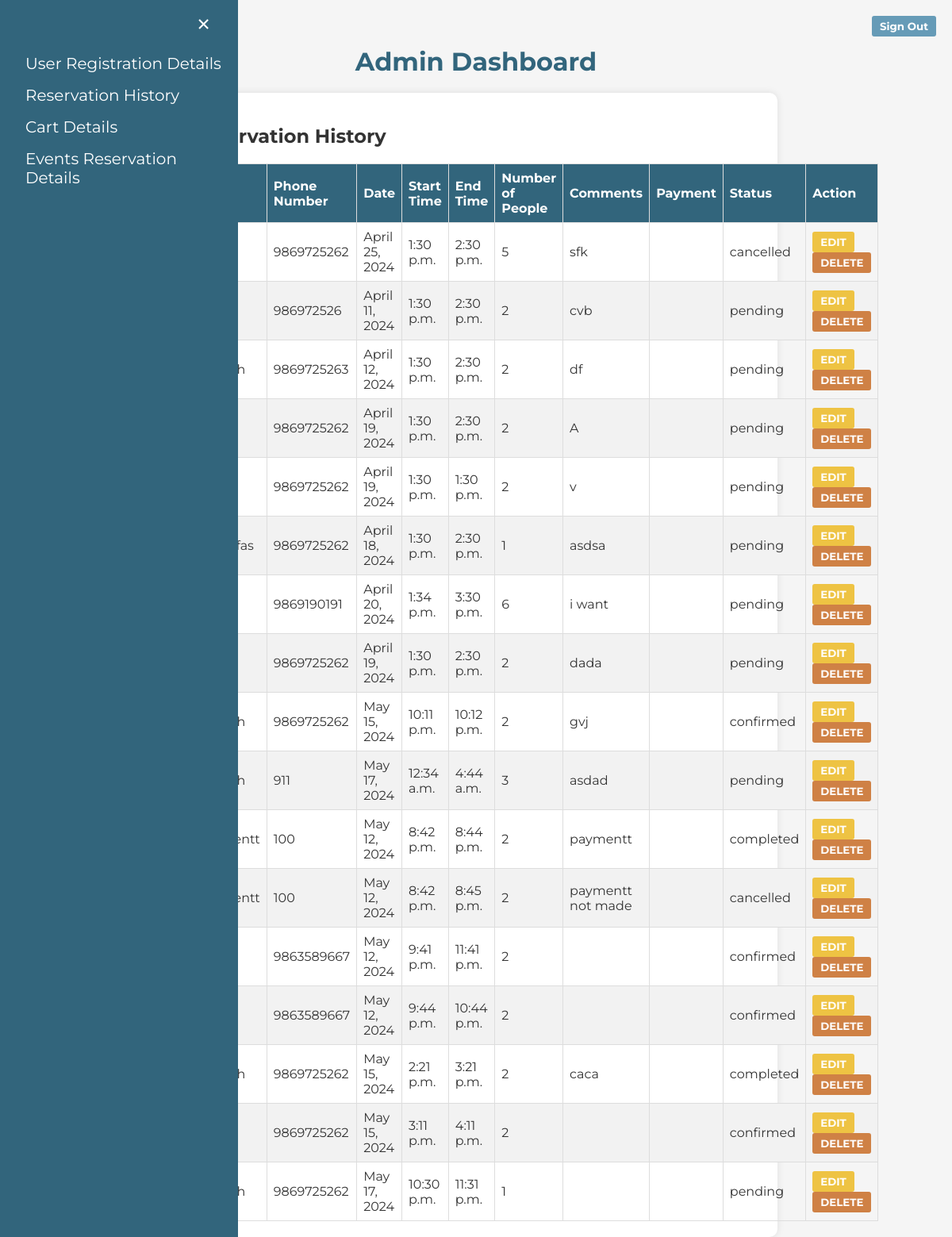
The page /admin_dashboard/reservation_history/ on the database as committed earlier.
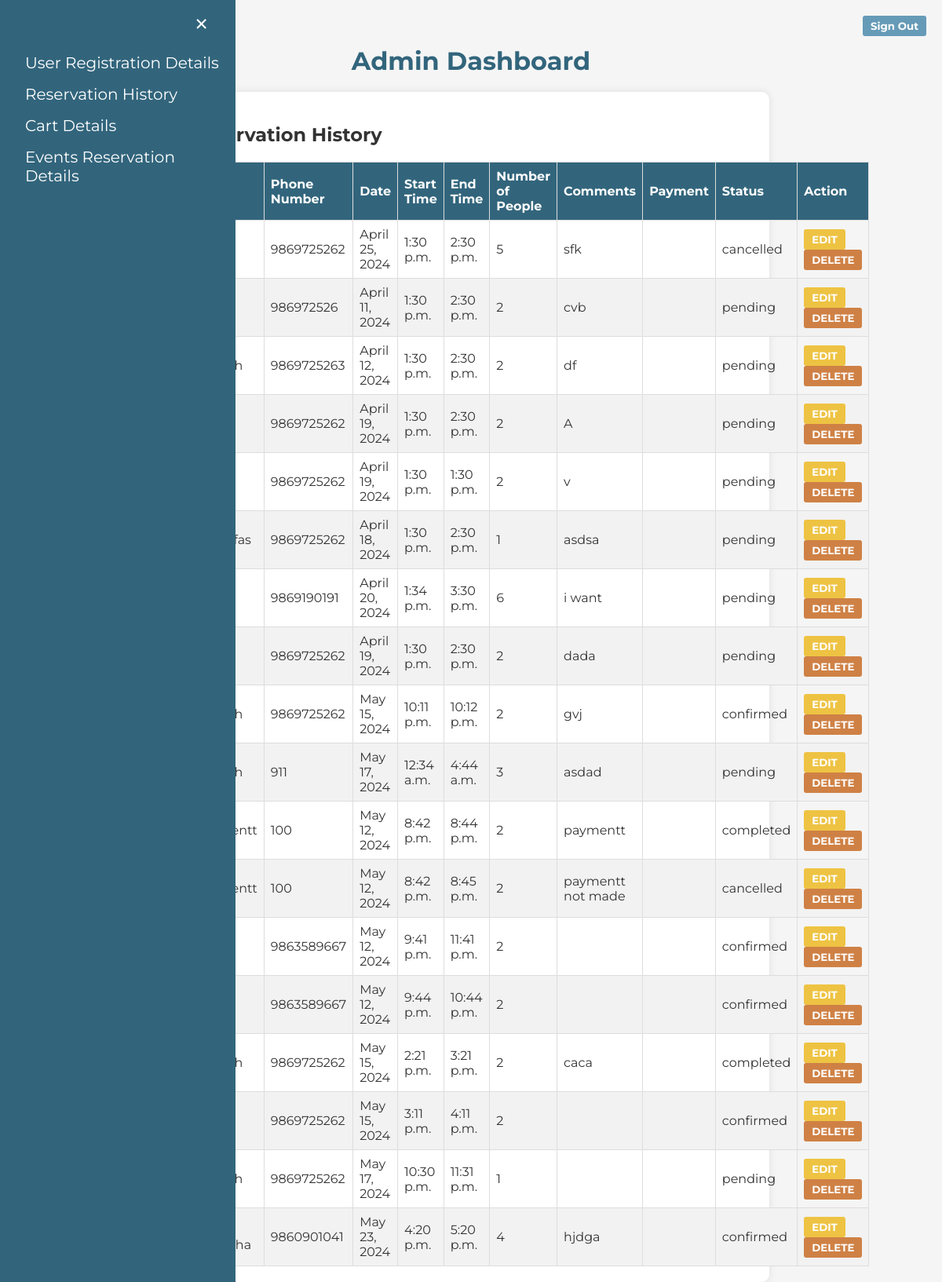
The same page on the database as committed later.
### OneByteFood/models.py (models this page shows)
class Reservation(models.Model):
    id = models.AutoField(primary_key=True)
    name = models.CharField(max_length=100)
    phone = models.CharField(max_length=20)
    date = models.DateField()
    start_time = models.TimeField()
    end_time = models.TimeField()
    num_people = models.IntegerField()
    comments = models.TextField()
    payment_made = models.BooleanField(default=False)
    status = models.CharField(max_length=50, default='pending')

### OneByteFood/views.py (the view)
# urls.py: path('admin_dashboard/reservation_history/', onebytefood_views.reservation_details, name='reservation_details'),
def reservation_details(request):
    reservations = Reservation.objects.all()
    return render(request, 'authentication/reservation_history.html', {'reservations': reservations})

### templates/authentication/reservation_history.html (shortened to what this page needs)
<!DOCTYPE html>
<html lang="en">
<head>
</head>
<body>
    <div id="mySidenav" class="sidenav">
        <a href="javascript:void(0)" class="closebtn" onclick="closeNav()">&times;</a>
        <a href="http://127.0.0.1:8000/admin_dashboard/user_details/">User Registration Details</a>
        <a href="http://127.0.0.1:8000/admin_dashboard/reservation_history/">Reservation History</a>
        <a href="#">Cart Details</a>
        <a href="http://127.0.0.1:8000/admin_dashboard/unicorn_reservation_data">Events Reservation Details</a>
    </div>
    <span style="font-size:30px;cursor:pointer" onclick="openNav()">&#9776; Open</span>
    <h1 class="Heading">Admin Dashboard</h1>
    <div class="container">
    <div class="history-container">
        <section class="history" id="history">
            <h2 class="section-title">Reservation History</h2>
            {% if reservations %}
            <table class="history-table">
                <thead>
                    <tr>
                        <th>Name</th>
                        <th>Phone Number</th>
                        <th>Date</th>
                        <th>Start Time</th>
                        <th>End Time</th>
                        <th>Number of People</th>
                        <th>Comments</th>
                        <th>Payment</th>
                        <th>Status</th>
                        <th>Action</th>
                    </tr>
                </thead>
                <tbody>
                    {% for reservation in reservations %}
                    <tr>
                        <td>{{ reservation.name }}</td>
                        <td>{{ reservation.phone }}</td>
                        <td>{{ reservation.date }}</td>
                        <td>{{ reservation.start_time }}</td>
                        <td>{{ reservation.end_time }}</td>
                        <td>{{ reservation.num_people }}</td>
                        <td>{{ reservation.comments }}</td>
                        <td>{{ reservation.payment_option }}</td>
                        <td>{{ reservation.status }}</td>
                        <td>
                            <button class="edit-btn"><a href="/edit_admin/{{ reservation.id }}"
                                    style="text-decoration: none; color: inherit;">EDIT</a></button>
                            <button class="delete-btn"><a href="/delete_admin/{{ reservation.id }}"
                                    style="text-decoration: none; color: inherit;">DELETE</a></button>
                        </td>
                    </tr>
                    {% endfor %}
                </tbody>
            </table>
            {% else %}
            <h4>No previous reservations.</h4>
            {% endif %}
        </section>
    </div>
</div>
    <form action="/signin" method="post">
        <button class="signout-btn" type="submit">Sign Out</button>
    </form>
</body>
</html>

Rows that differ between the two databases and show on the page:
added Reservation: phone "9860901041", date "May 23, 2024", start_time "4:20 p.m.", end_time "5:20 p.m.", num_people "4", comments "hjdga", status "confirmed"
